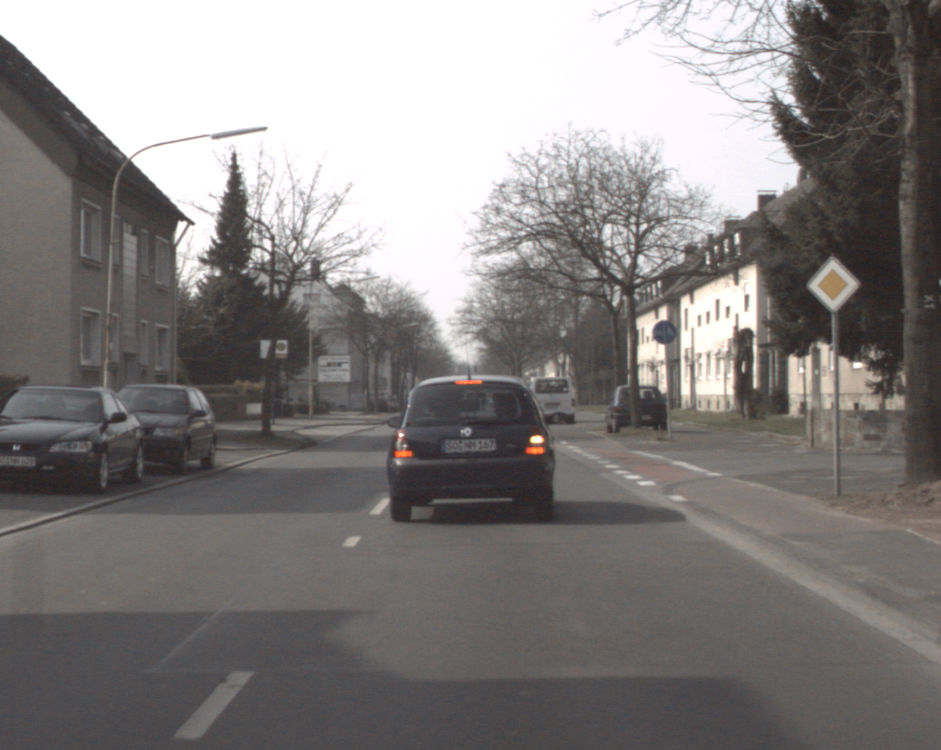
%> input picture LAB1/left_#290.bmp, 941 x 750 px, shrunk from 1276 x 1016 before the run
$ octave image_exemple.m   (GNU Octave 9; MATLAB toolbox functions it lacks are replaced by stand-ins)
%> lines starting %> are read from the running program, lines starting %| are printed output that depends on the picture
%%%%DIGITAL IMAGE REPRESENTATION
A=[0.490,0.310,0.200;0.177,0.813,0.011;0.000,0.010,0.990]
figure, imagesc(A),colormap gray

%%%DIGITAL IMAGE REPRESENTATION
load tree.mat
IN(1:40:end,1:40:end)
figure,imagesc(IN(1:40:end,1:40:end)),colormap gray
figure,surf(double(IN(1:5:end,1:5:end)))
%> after `surf(double(IN(1:5:end,1:5:end)))`:
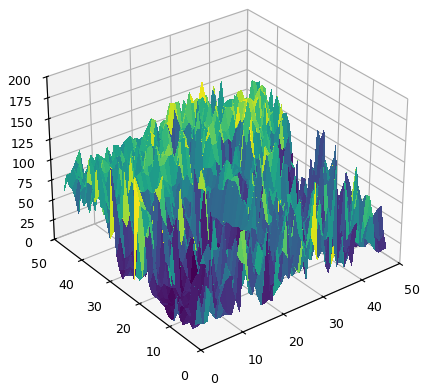
%> figure redrawn from the program's plot data
figure,imagesc(double(IN(1:1:end,1:1:end))),colormap gray
%> after `colormap gray`:
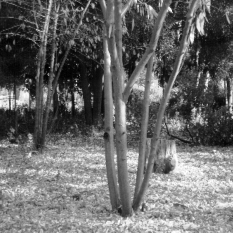
%> displayed picture: size 233x233x3, on the screen's scale of 0 to 255; min 0, max 255, mean 105.7

%%%%Spatial resolution
step=1;
for a=1:4
    figure,imagesc(IN(1:step:end,1:step:end)),colormap gray
    step=step*2;
end
%> this loop made 4 passes
%> pass 2, `colormap gray`:
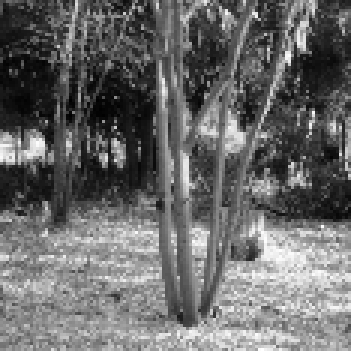
%> displayed picture: size 117x117x3, on the screen's scale of 0 to 255 (shown 3 times larger); min 0, max 255, mean 105.4

%%%TRUECOLOR IMAGES
img=imread('left_#290.bmp','bmp');
%> img is the input picture: size 750x941x3 uint8; mean R, G, B 132.2, 128.8, 127.9
figure,image(img)

%%%colormap
figure,imagesc(double(IN)),colormap gray
figure,imagesc(double(IN)),colormap pink
%> after `colormap pink`:
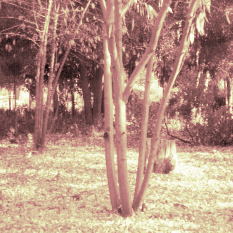
%> displayed picture: size 233x233x3, on the screen's scale of 0 to 255; mean R, G, B 180.8, 144.9, 129.3
figure,imagesc(double(IN)),colormap jet
%> after `colormap jet`:
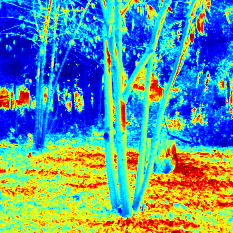
%> displayed picture: size 233x233x3, on the screen's scale of 0 to 255; mean R, G, B 95.8, 152.7, 152.8
jet
